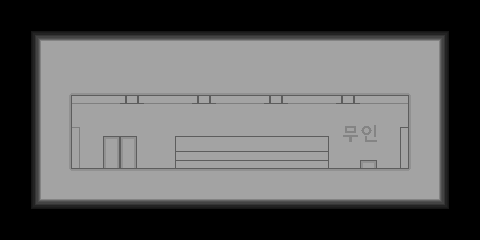

This game map was drawn from its Tiled (.tmx) file and the tilesets committed beside it. A one-line description and the trimmed map source follow:
An orthogonal 20x10 tile map with 24x24 px tiles, 1 tile layer (Background) and 8 objects (3x wall, floor, pyeonUijeom, jinYeoldae, buy, ...).

<map version="1.10" tiledversion="1.11.0" orientation="orthogonal" renderorder="right-down" width="20" height="10" tilewidth="24" tileheight="24" infinite="0" nextlayerid="5" nextobjectid="12">
 <editorsettings>
  <export target="../tile/pyeonUijeom.json" format="json" />
 </editorsettings>
 <tileset firstgid="1" source="tileSet00.tsx" />
 <layer id="1" name="Background" width="20" height="10">
  <data>[200 cells, 144 non-empty, 16 distinct tile ids]</data>
 </layer>
 <objectgroup id="2" name="NoPassing">
  <object id="2" name="floor" x="72" y="168" width="336" height="24" />
  <object id="4" name="wall" x="48" y="72" width="24" height="120" />
  <object id="5" name="wall" x="408" y="72" width="24" height="120" />
  <object id="9" name="wall" x="360" y="160.02" width="16.8972" height="7.98024" />
 </objectgroup>
 <objectgroup id="3" name="Interaction">
  <object id="1" name="pyeonUijeom" x="103" y="136" width="34" height="32" />
  <object id="8" name="jinYeoldae" x="175" y="136" width="153.929" height="32">
   <properties>
    <property name="Text" value="나의 한끼를 책임져주는 진열대이다." />
   </properties>
  </object>
  <object id="10" name="buy" x="336" y="144" width="24" height="24">
   <properties>
    <property name="영양젤리" type="int" value="3" />
    <property name="컵라면" type="int" value="10" />
    <property name="편의점 도시락" type="int" value="5" />
   </properties>
  </object>
 </objectgroup>
 <objectgroup id="4" name="NPC">
  <object id="7" name="alba" x="377" y="144" width="24" height="24" />
 </objectgroup>
</map>